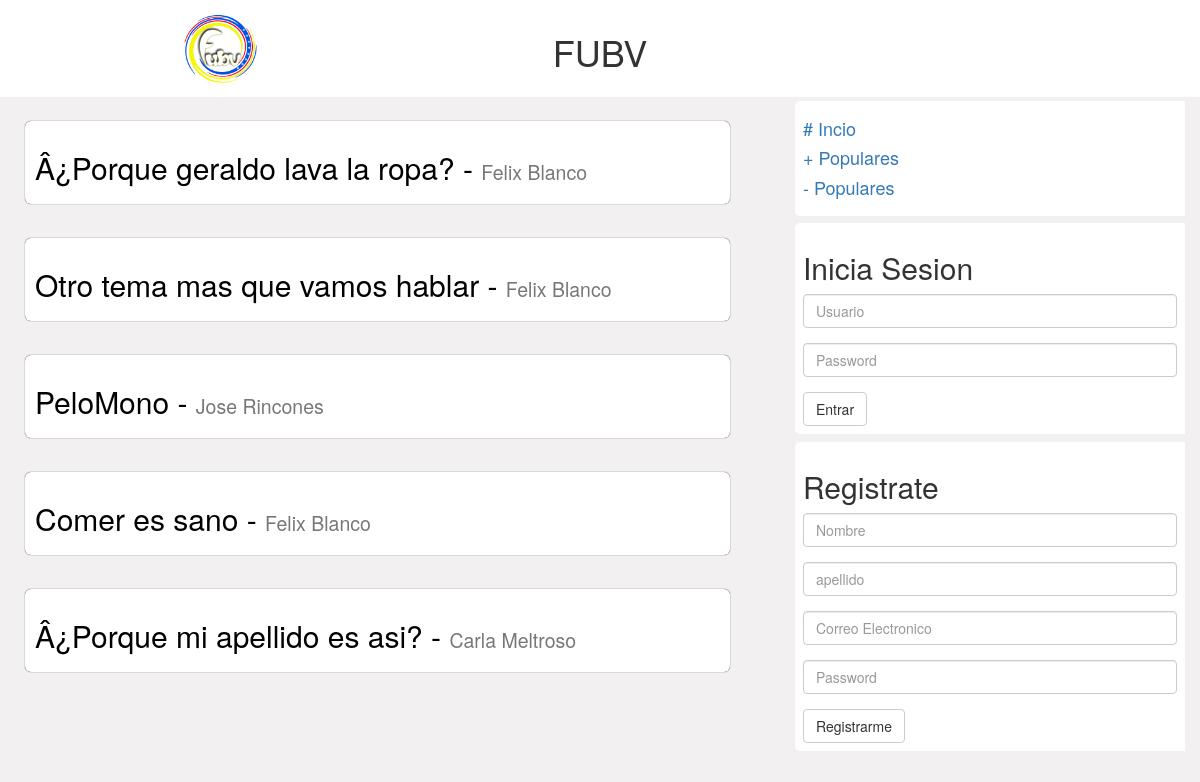
Before: / with the older database file.
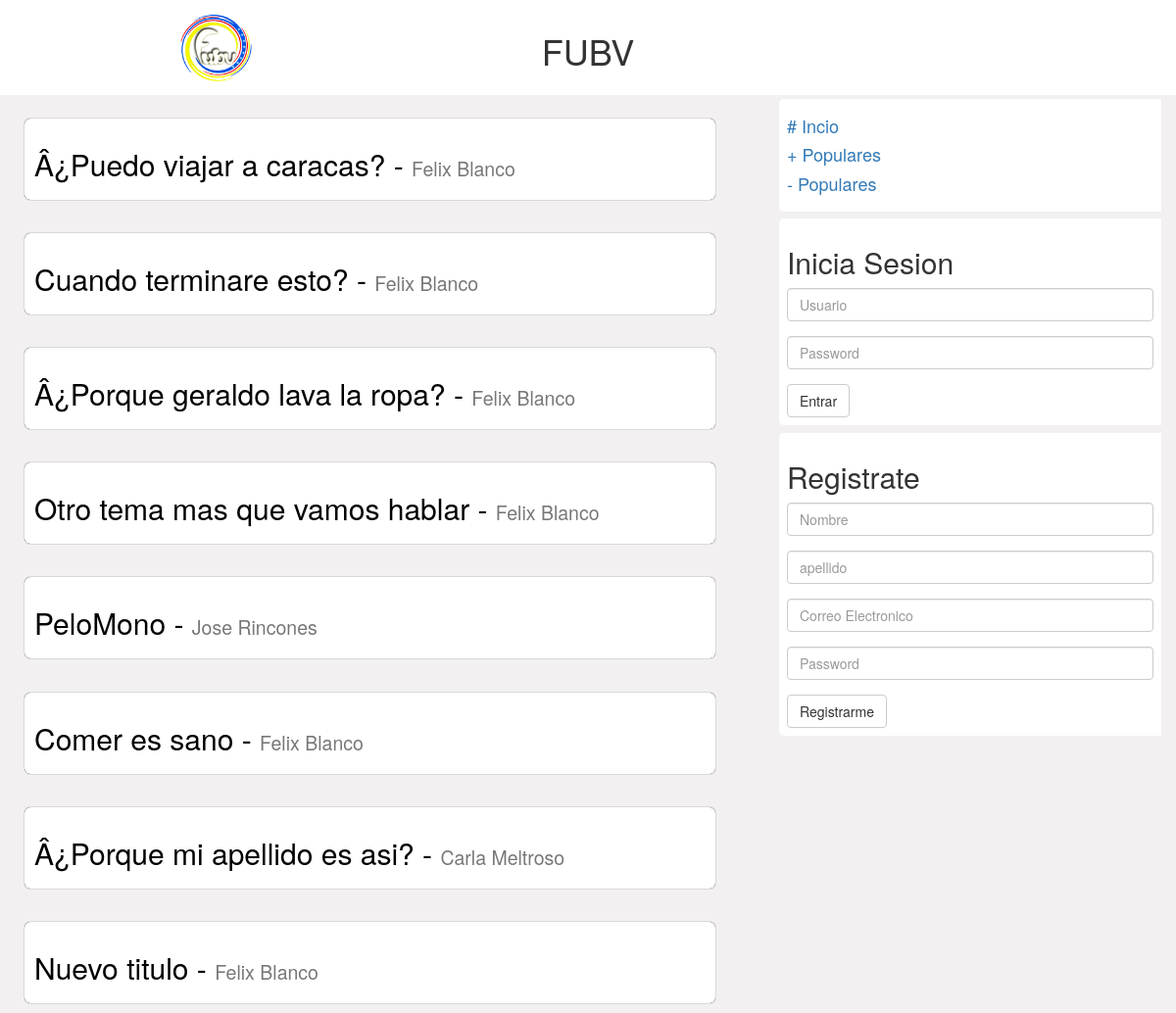
After: the same page with the newer database file.
### tables this page shows
CREATE TABLE IF NOT EXISTS `tema` (
`id` int(11) NOT NULL,
  `titulo` varchar(100) NOT NULL,
  `pregunta` varchar(500) NOT NULL,
  `id_persona` int(11) NOT NULL
);

CREATE TABLE IF NOT EXISTS `persona` (
`id` int(11) NOT NULL,
  `nombre` varchar(20) NOT NULL,
  `apellido` varchar(20) NOT NULL,
  `correo` varchar(20) NOT NULL,
  `clave` varchar(20) NOT NULL
);

CREATE TABLE IF NOT EXISTS `tema_simple` (
`id` int(11) NOT NULL,
  `titulo` varchar(500) NOT NULL,
  `option_uno` varchar(200) NOT NULL,
  `option_dos` varchar(200) NOT NULL,
  `id_pers` varchar(50) NOT NULL
);

### index.php (called while the page is built)
<?php
	require("controlador/inicio.php");
	$obj=new inicio;
	$obj->user($_SESSION['statud'],$_SESSION['id'],$_SESSION['user']);
?>

### modelo/dbInicio.php (the view, shortened to what this page needs)
<?php
class dbInicio extends conex{
	function dbPublicar_preguntar(){
		$Q_pregunta=mysql_query("select * from tema,persona where persona.id=tema.id_persona order by (tema.id) DESC ");
		while ($r_pregunta=mysql_fetch_array($Q_pregunta)) {
			echo "
				<div class='row'>
				<article>
					<a href='post.php?w=".$r_pregunta['0']."'><div class='cont'>
						<h2>".$r_pregunta['titulo']." - <small>
						".$r_pregunta['nombre']." ".$r_pregunta['apellido']."</small>
						</h2></a>
					</div>
				</article></div>";
		}
	}
	function dbPublicar_preguntar_simple(){
		$Q_pregunta_simple=mysql_query("select * from tema_simple,persona where persona.id=tema_simple.id_pers order by (tema_simple.id) DESC ");
		while ($r_pregunta_simple=mysql_fetch_array($Q_pregunta_simple)) {
			echo "
				<div class='row'>
				<article>
					<a href='post_simple.php?w=".$r_pregunta_simple['0']."'><div class='cont'>
						<h2>".$r_pregunta_simple['titulo']." - <small>
						".$r_pregunta_simple['nombre']." ".$r_pregunta_simple['apellido']."</small>
						</h2></a>
					</div>
				</article></div>";
		}
	}
}
?>

### controlador/inicio.php (shortened to what this page needs)
<?php
require("modelo/dbInicio.php");
class inicio extends dbInicio{
	function user($statud,$id,$correo){
		echo file_get_contents("vista/encabezado.html");
		if (isset($statud) && isset($id) && isset($correo)) {
			if (empty($statud) && empty($id) && empty($correo)) {
			}else{
				if ($statud == "true") {
					inicio::publicar_preguntar();
					inicio::mostrar_user($_SESSION['NomApell']);
					echo file_get_contents("vista/menu_uno.html");
					echo file_get_contents("vista/pregunta.html");
					echo file_get_contents("vista/pie_s_menu.html");
				}else{
					inicio::publicar_preguntar();
					echo file_get_contents("vista/menu_uno.html");
					inicio::form_login();
					inicio::form_registro();
					echo file_get_contents("vista/pie_s_menu.html");
				}
			}
		}else{
			inicio::publicar_preguntar();
			echo file_get_contents("vista/menu_uno.html");
		}
		echo file_get_contents("vista/pie.html");
	}
	function form_login(){
		echo file_get_contents("vista/login.html");
	}
	function form_registro(){
		echo file_get_contents("vista/registro.html");
	}
	function publicar_preguntar(){
		echo '<div class="containe"> <div class="col-md-8">';
		dbInicio::dbPublicar_preguntar();
		dbInicio::dbPublicar_preguntar_simple();
		echo "</div><div class='col-md-4'>";
	}
}
?>

### public/css/estilo.css (style rules this page uses)
body { background-color: #F2F0F0; }
header { background-color: white; padding: 1%; }
header img { width: 22%; }
article { padding: 10px; width: 93%; }
article a { text-align: none; color: black; }
.cont { background-color: white; border-radius: 6px; box-shadow: 0px 0px 1px black; margin-top: 2%; padding: 10px; }
.pa_menu { background-color: white; border-radius: 5px 0px 0px 5px; margin-bottom: 1%; margin-top: 1%; padding: 8px; }

Changed rows visible on the page:
added tema: titulo "Â¿Puedo viajar a caracas?", id_persona.nombre "Felix", id_persona.apellido "Blanco"
added tema: titulo "Cuando terminare esto?", id_persona.nombre "Felix", id_persona.apellido "Blanco"
added tema_simple: titulo "Nuevo titulo", persona.nombre "Felix", persona.apellido "Blanco"
